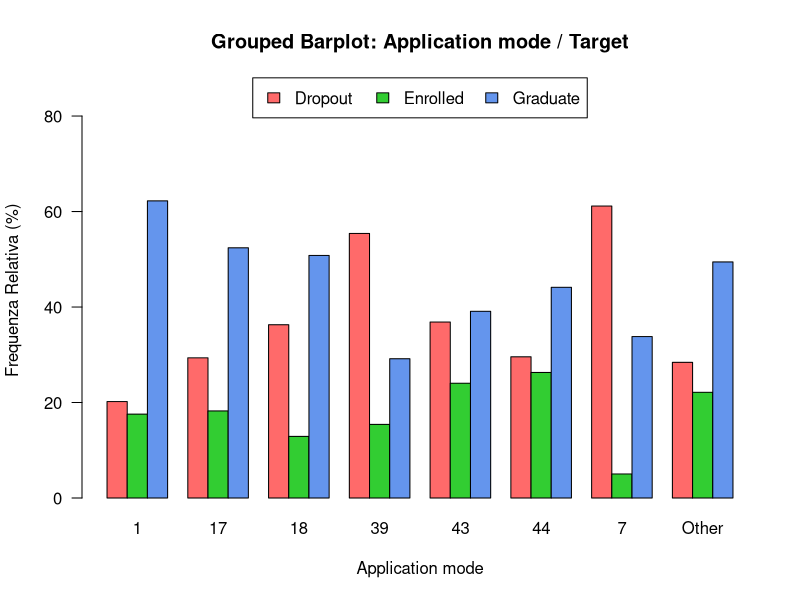
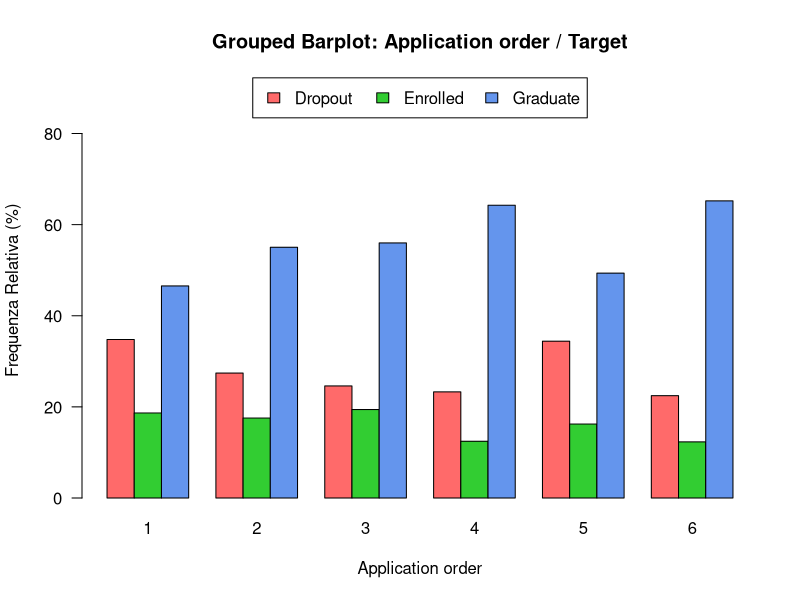
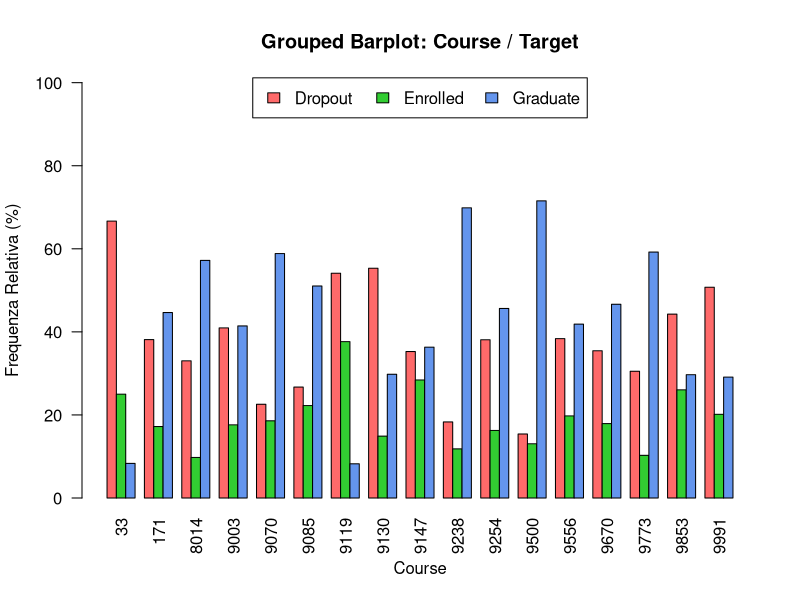
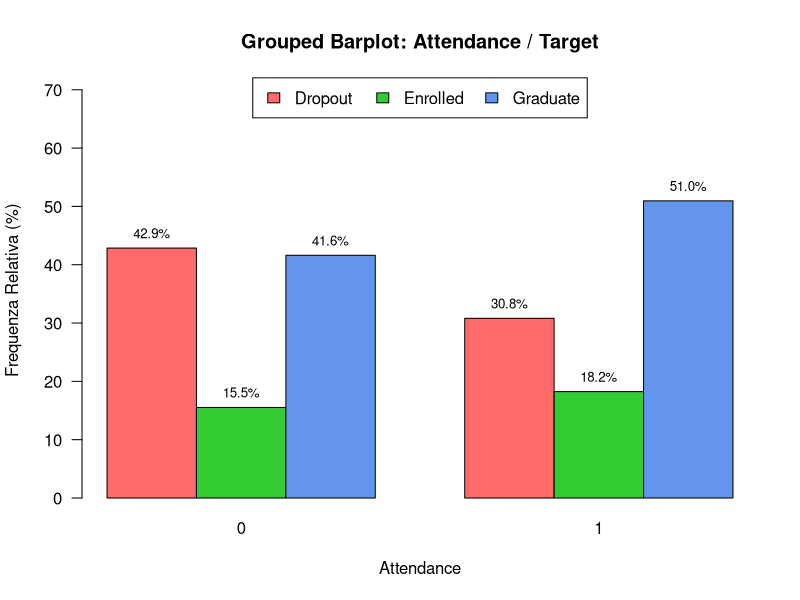
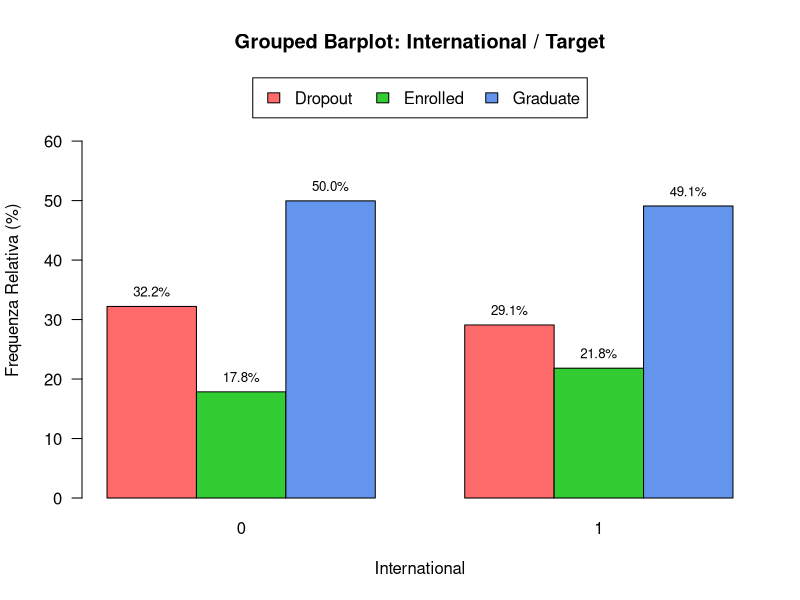
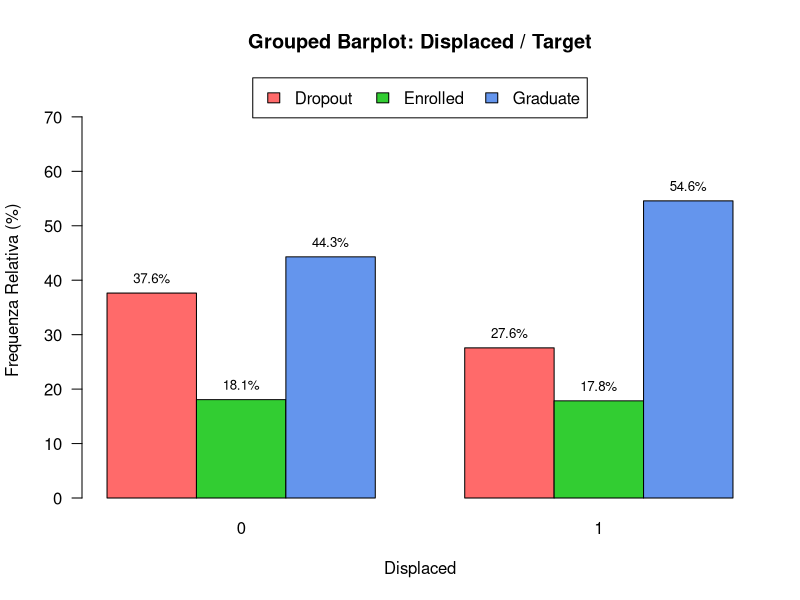
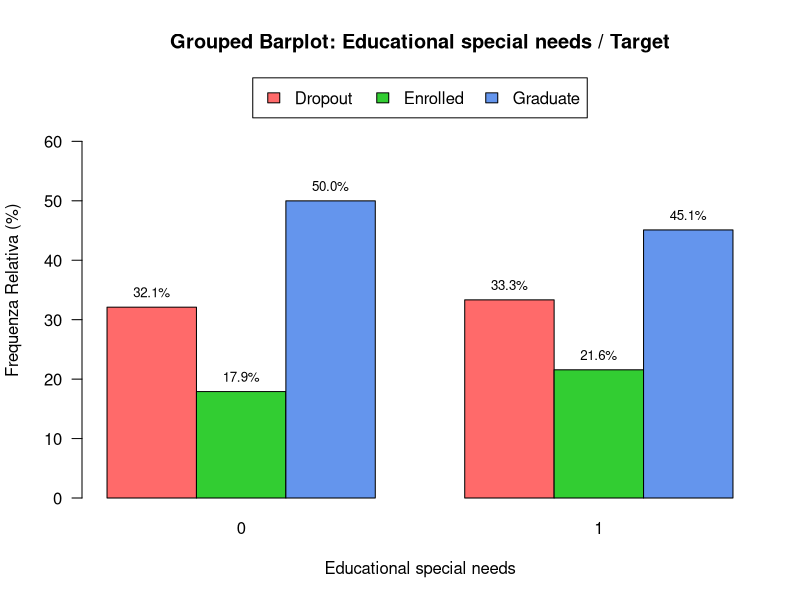
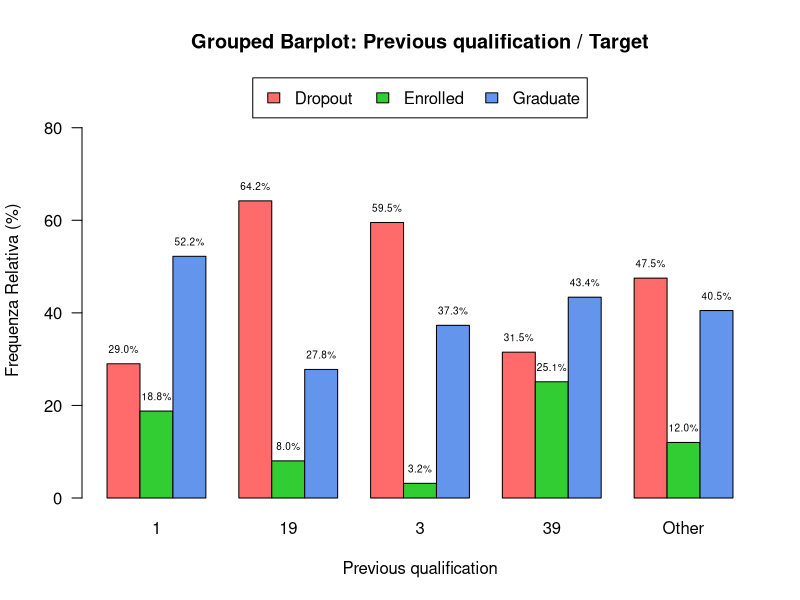

These figures' R source, in order:
## ---- chunk 1
# Librerie
library(here)
library(ggplot2)

# Caricamento Dataset
data <- read.csv(here("dataset/dataMod.csv"), sep = ",", header = TRUE, check.names = TRUE)
colnames(data)[colnames(data) == "Daytime.evening_attendance."] <- "Attendance"
colnames(data)[colnames(data) == "Previous_qualification_.grade."] <- "Previous_qualification_grade"

data$Application_order[data$Application_order == 0] <- 1
data$Application_order[data$Application_order == 9] <- 6

# Funzione per raggruppare categorie con bassa frequenza
group_low_freq_categories <- function(column, threshold) {
  column <- na.omit(column)
  
  freq_table <- prop.table(table(column)) * 100
  
  if (length(freq_table) <= 2) {
    return(factor(column))
  }
  
  low_freq_categories <- names(freq_table[freq_table < threshold])
  
  if (length(low_freq_categories) == 0) {
    # Nessuna categoria con bassa frequenza
    return(factor(column))
  }
  
  grouped_column <- ifelse(column %in% low_freq_categories, 
                           "Other", 
                           as.character(column))
  
  unique_categories <- unique(grouped_column)
  ordered_categories <- c(setdiff(sort(unique_categories), "Other"), "Other")
  
  return(factor(grouped_column, levels = ordered_categories))
}

# Seleziona Enrollment Info
features_to_analyze <- c("Application_mode", "Application_order", "Course", "Attendance" ,"International", "Displaced", "Educational_special_needs", "Previous_qualification" )
target <- "Target"

low_freq_threshold <- 2

# Funzione per creare Grouped Barplot
create_grouped_barplot <- function(feature, target, data, threshold, colors) {
  las <- 1
  if(feature == "Course"){
    las <- 2
    threshold <- 0
  }
  
  data[[paste0(feature, "_grouped")]] <- group_low_freq_categories(data[[feature]], threshold)
  
  
  # Tabella di contingenza
  contingency_table <- table(data[[target]], data[[paste0(feature, "_grouped")]])
  
  # Frequenza relativa
  relative_freq_table <- prop.table(contingency_table, margin = 2) * 100
  max_percent <- max(relative_freq_table)
  
  cleaned_feature_name <- gsub("_", " ", feature)
  
  pdf_filename <- paste0("Grafici/Grouped_Barplot_Target_", gsub(" ", "_", cleaned_feature_name), ".pdf")
  
  # Salvataggio in PDF
  # pdf(pdf_filename)
  
  # Creazione del barplot
  barplot_relative <- barplot(relative_freq_table, 
                               beside = TRUE, 
                               main = paste("Grouped Barplot:", cleaned_feature_name, "/", target),
                               xlab = cleaned_feature_name, 
                               ylab = "Frequenza Relativa (%)", 
                               col = colors,
                               ylim = c(0, max_percent * 1.4), # Maggiore spazio sopra le barre
                               las = las)
  
  num_categories <- ncol(relative_freq_table) # Numero di categorie
  
  # Aggiungi percentuali sopra le barre solo se ci sono meno di 6 categorie
  if (num_categories < 6) {
    text_size <- ifelse(num_categories <= 3, 0.8, 0.6) # Adatta la dimensione delle label
    
    for (i in seq_len(nrow(relative_freq_table))) {
      for (j in seq_len(ncol(relative_freq_table))) {
        text(x = barplot_relative[i, j], 
             y = relative_freq_table[i, j] + (max_percent * 0.05), # Offset aumentato
             labels = sprintf("%.1f%%", relative_freq_table[i, j]), 
             cex = text_size, 
             col = "black")
      }
    }
  }
  
  # Aggiunta della legenda
  legend("top", inset = c(0, -0.01), 
         legend = rownames(relative_freq_table), 
         fill = colors, 
         xpd = TRUE, horiz = TRUE)
  
  # dev.off()
}

color_palette <- c("#FF6A6A", "#32CD32", "#6495ED")

# Creazione Barplot Fattori Demografici / Target
for (feature in features_to_analyze) {
  create_grouped_barplot(feature = feature, 
                         target = target, 
                         data = data, 
                         threshold = low_freq_threshold, 
                         colors = color_palette)
}


## ---- chunk 2
create_boxplot <- function(feature, target, data, colors) {
  cleaned_feature_name <- gsub("_", " ", feature)
  
  # Creazione del boxplot
  p <- ggplot(data, aes_string(x = target, y = feature, fill = target)) +
    geom_boxplot(notch = FALSE,
                 outlier.color = "darkblue",
                 outlier.shape = 1,
                 width = 0.6) +
    stat_boxplot(geom = "errorbar",
                 width = 0.2,
                 color = "black") +
    labs(title = paste("Boxplot:", cleaned_feature_name, "/", target),
         x = target,
         y = cleaned_feature_name) +
    theme_minimal() +
    theme(plot.title = element_text(hjust = 0.5, face = "bold", vjust = 2),
          legend.position = "none")
  
  pdf_filename <- paste0("Grafici/Boxplot_Target_", gsub(" ", "_", cleaned_feature_name), ".pdf")
  pdf(pdf_filename)
  
  # Mostra il grafico
  print(p)
  
  dev.off()
}

# Sottoinsieme di feature da analizzare
features_to_analyze <- c("Previous_qualification_grade", "Admission_grade")
target <- "Target"

# Creazione dei Boxplot per ogni feature
for (feature in features_to_analyze) {
  create_boxplot(feature = feature, 
                 target = target, 
                 data = data, 
                 colors = c("#FF6A6A", "#32CD32", "#6495ED"))
}
